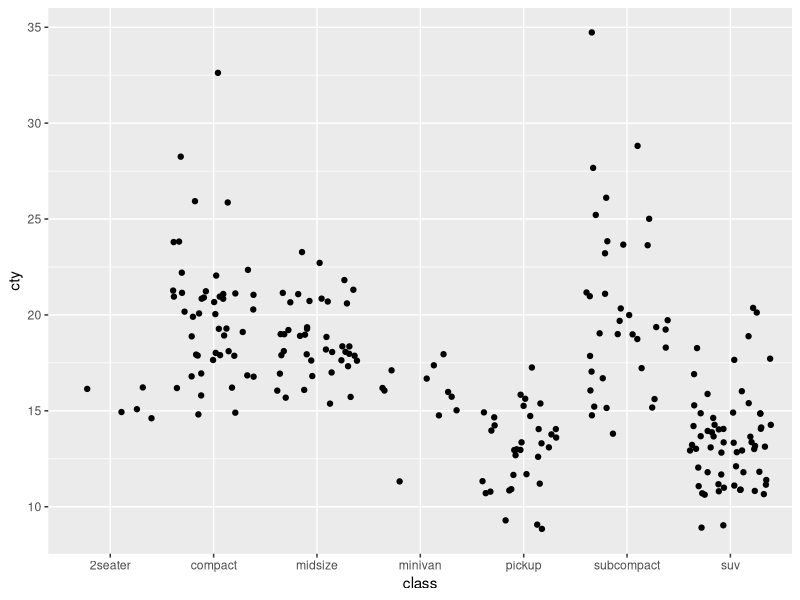

Recreate this plot in R.
## ---- chunk 1
knitr::opts_chunk$set(echo = TRUE)

library(tidyverse)
## ---- chunk 2
ggplot(data = mpg, aes(x = class, y = cty)) +
	geom_jitter()
